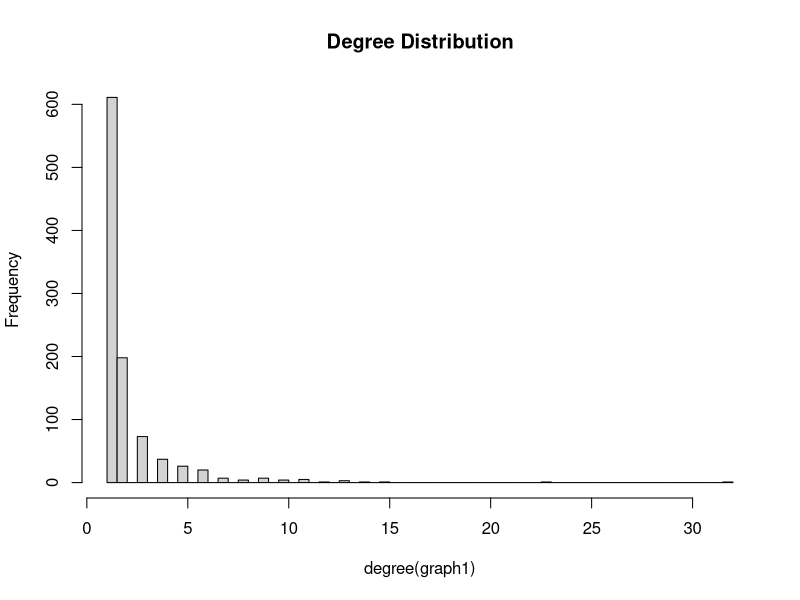
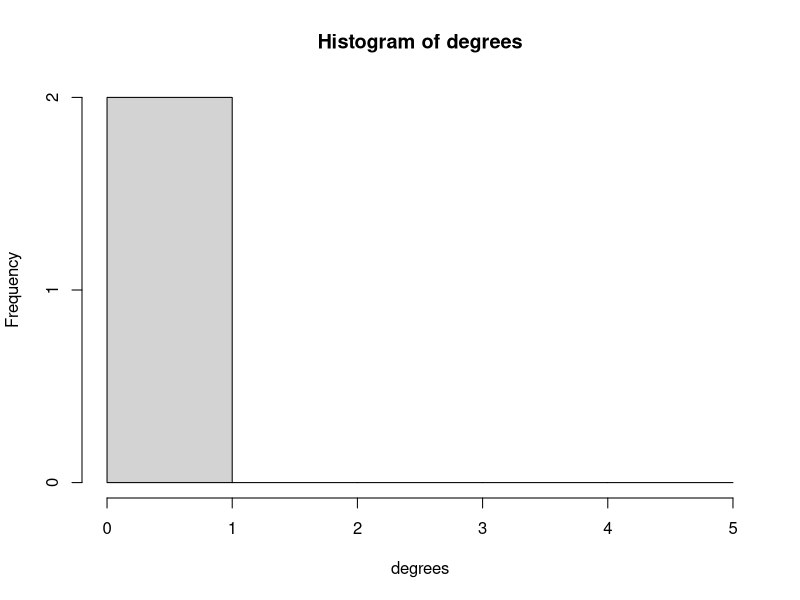

These figures' R source, in order:
library("igraph")

## (a)
graph1 <- barabasi.game(1000, directed=FALSE)

# Degree distribution
hist(degree(graph1), breaks=50, main="Degree Distribution")

# Diameter
if(is.connected(graph1))
{
  print("Graph is connected")
  dia =diameter(graph1, directed = FALSE, unconnected = FALSE, weights = NULL)
  print(sprintf("Diameter of graph is: %d", dia))
} else{
  print("Graph is NOT connected")
  print("Diameter of graph is INFINITY")
}


## (b)
clust1 <- clusters(graph1)
gcc1 <- induced.subgraph(graph1, which(clust1$membership == which.max(clust1$csize)))
fg1 <- fastgreedy.community(gcc1)
print(max(fg1$modularity))


## (c)
graph2 <- barabasi.game(10000, directed=FALSE)
clust2 <- clusters(graph2)
gcc2 <- induced.subgraph(graph2, which(clust2$membership == which.max(clust2$csize)))
fg2 <- fastgreedy.community(gcc2)
print(max(fg2$modularity))


## (d)
i = floor(runif(1)*1000)
nbr_size <- ego_size(graph1, 1, i)
temp = ceiling(runif(1)*nbr_size)
nbr <- ego(graph1, 1, i)
j = as.integer(nbr[[1]][temp])
print(j)

nbrGraph <- graph.neighborhood(graph1, 1, j)
degrees <- degree(nbrGraph[[1]])
dev.new()
hist(degrees, breaks=seq(0, by=1, length.out=max(degrees)+5))